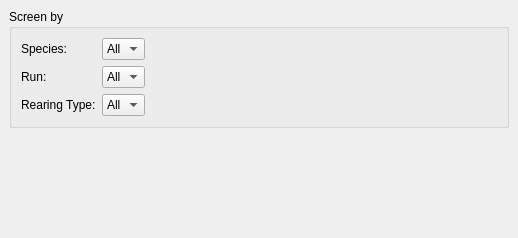
     <widget class="QWidget" name="tagScreening">
      <attribute name="title">
       <string>Tag Screening</string>
      </attribute>
      <layout class="QVBoxLayout">
       <property name="spacing">
        <number>6</number>
       </property>
       <property name="leftMargin">
        <number>9</number>
       </property>
       <property name="topMargin">
        <number>9</number>
       </property>
       <property name="rightMargin">
        <number>9</number>
       </property>
       <property name="bottomMargin">
        <number>9</number>
       </property>
       <item>
        <layout class="QVBoxLayout" name="verticalLayout_13">
         <property name="spacing">
          <number>6</number>
         </property>
         <property name="leftMargin">
          <number>0</number>
         </property>
         <property name="topMargin">
          <number>0</number>
         </property>
         <property name="rightMargin">
          <number>0</number>
         </property>
         <property name="bottomMargin">
          <number>0</number>
         </property>
         <item>
          <widget class="QGroupBox" name="groupBox_7">
           <property name="title">
            <string>Screen by</string>
           </property>
           <layout class="QVBoxLayout">
            <property name="spacing">
             <number>6</number>
            </property>
            <property name="leftMargin">
             <number>9</number>
            </property>
            <property name="topMargin">
             <number>9</number>
            </property>
            <property name="rightMargin">
             <number>9</number>
            </property>
            <property name="bottomMargin">
             <number>9</number>
            </property>
            <item>
             <layout class="QHBoxLayout" name="horizontalLayout_9">
              <property name="spacing">
               <number>6</number>
              </property>
              <property name="leftMargin">
               <number>0</number>
              </property>
              <property name="topMargin">
               <number>0</number>
              </property>
              <property name="rightMargin">
               <number>0</number>
              </property>
              <property name="bottomMargin">
               <number>0</number>
              </property>
              <item>
               <layout class="QVBoxLayout" name="verticalLayout_14">
                <property name="spacing">
                 <number>6</number>
                </property>
                <property name="leftMargin">
                 <number>0</number>
                </property>
                <property name="topMargin">
                 <number>0</number>
                </property>
                <property name="rightMargin">
                 <number>0</number>
                </property>
                <property name="bottomMargin">
                 <number>0</number>
                </property>
                <item>
                 <widget class="QLabel" name="speciesTextLabel">
                  <property name="enabled">
                   <bool>true</bool>
                  </property>
                  <property name="text">
                   <string>Species:</string>
                  </property>
                 </widget>
                </item>
                <item>
                 <widget class="QLabel" name="runTextLabel">
                  <property name="text">
                   <string>Run:</string>
                  </property>
                 </widget>
                </item>
                <item>
                 <widget class="QLabel" name="rtTextLabel">
                  <property name="enabled">
                   <bool>true</bool>
                  </property>
                  <property name="text">
                   <string>Rearing Type:</string>
                  </property>
                  <property name="alignment">
                   <set>Qt::AlignVCenter</set>
                  </property>
                 </widget>
                </item>
               </layout>
              </item>
              <item>
               <layout class="QVBoxLayout" name="verticalLayout_15">
                <property name="spacing">
                 <number>6</number>
                </property>
                <property name="leftMargin">
                 <number>0</number>
                </property>
                <property name="topMargin">
                 <number>0</number>
                </property>
                <property name="rightMargin">
                 <number>0</number>
                </property>
                <property name="bottomMargin">
                 <number>0</number>
                </property>
                <item>
                 <widget class="QComboBox" name="speciesCombo">
                  <property name="enabled">
                   <bool>true</bool>
                  </property>
                  <item>
                   <property name="text">
                    <string>All</string>
                   </property>
                  </item>
                  <item>
                   <property name="text">
                    <string>1</string>
                   </property>
                  </item>
                  <item>
                   <property name="text">
                    <string>2</string>
                   </property>
                  </item>
                  <item>
                   <property name="text">
                    <string>3</string>
                   </property>
                  </item>
                  <item>
                   <property name="text">
                    <string>4</string>
                   </property>
                  </item>
                  <item>
                   <property name="text">
                    <string>5</string>
                   </property>
                  </item>
                  <item>
                   <property name="text">
                    <string>9</string>
                   </property>
                  </item>
                 </widget>
                </item>
                <item>
                 <widget class="QComboBox" name="runCombo">
                  <item>
                   <property name="text">
                    <string>All</string>
                   </property>
                  </item>
                  <item>
                   <property name="text">
                    <string>1</string>
                   </property>
                  </item>
                  <item>
                   <property name="text">
                    <string>2</string>
                   </property>
                  </item>
                  <item>
                   <property name="text">
                    <string>3</string>
                   </property>
                  </item>
                 </widget>
                </item>
                <item>
                 <widget class="QComboBox" name="rearTypeCombo">
                  <property name="enabled">
                   <bool>true</bool>
                  </property>
                  <item>
                   <property name="text">
                    <string>All</string>
                   </property>
                  </item>
                  <item>
                   <property name="text">
                    <string>U</string>
                   </property>
                  </item>
                  <item>
                   <property name="text">
                    <string>W</string>
                   </property>
                  </item>
                  <item>
                   <property name="text">
                    <string>H</string>
                   </property>
                  </item>
                 </widget>
                </item>
               </layout>
              </item>
              <item>
               <spacer name="spacer_8">
                <property name="orientation">
                 <enum>Qt::Horizontal</enum>
                </property>
                <property name="sizeType">
                 <enum>QSizePolicy::Expanding</enum>
                </property>
                <property name="sizeHint" stdset="0">
                 <size>
                  <width>352</width>
                  <height>20</height>
                 </size>
                </property>
               </spacer>
              </item>
             </layout>
            </item>
           </layout>
          </widget>
         </item>
         <item>
          <spacer name="spacer_7">
           <property name="orientation">
            <enum>Qt::Vertical</enum>
           </property>
           <property name="sizeType">
            <enum>QSizePolicy::Expanding</enum>
           </property>
           <property name="sizeHint" stdset="0">
            <size>
             <width>20</width>
             <height>101</height>
            </size>
           </property>
          </spacer>
         </item>
        </layout>
       </item>
      </layout>
     </widget>
